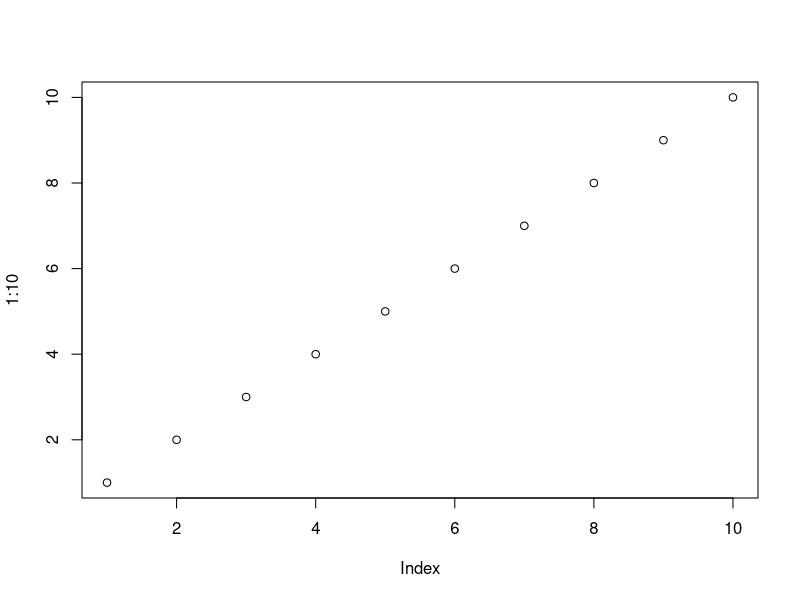
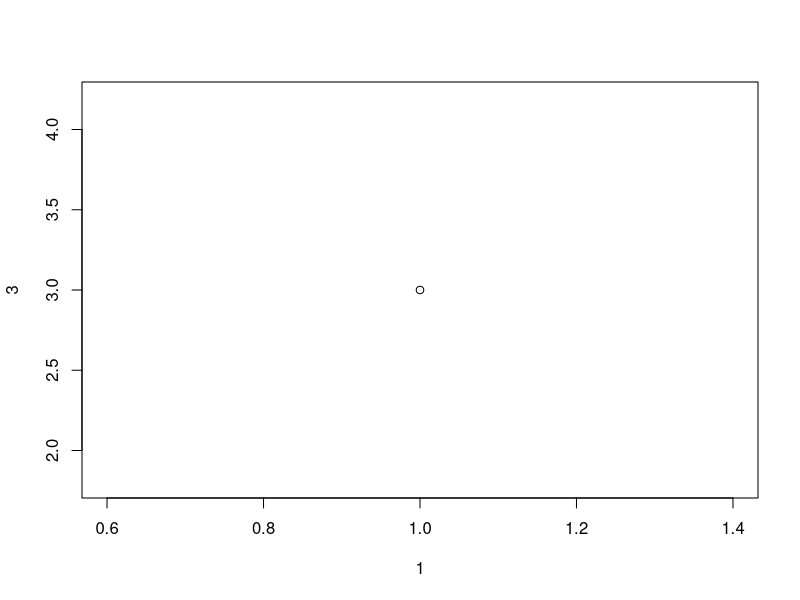
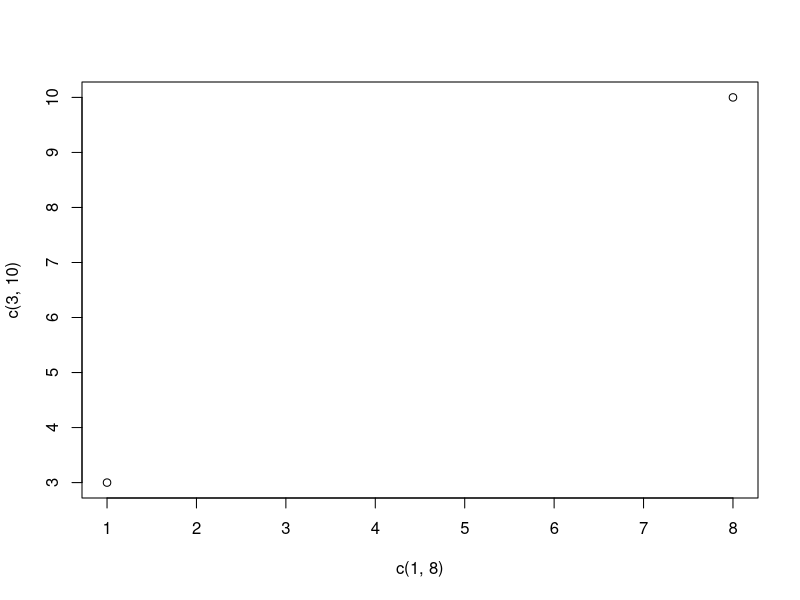
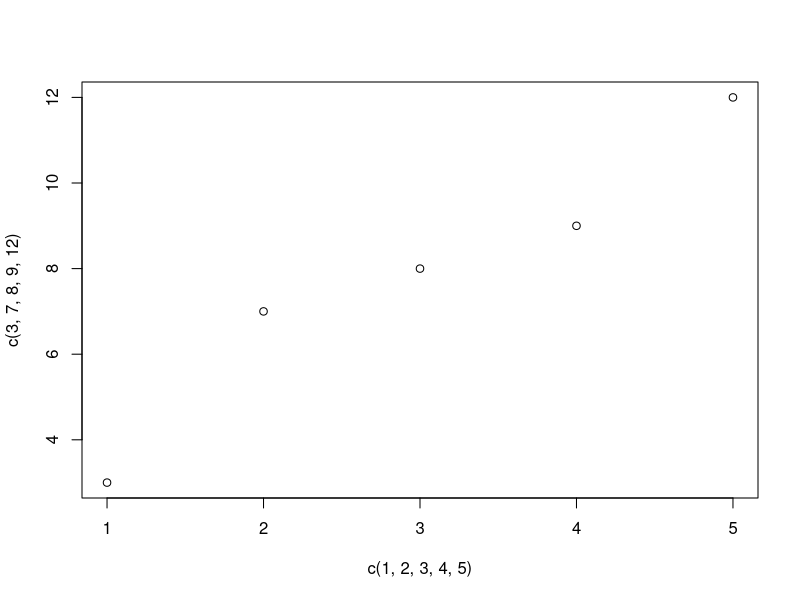
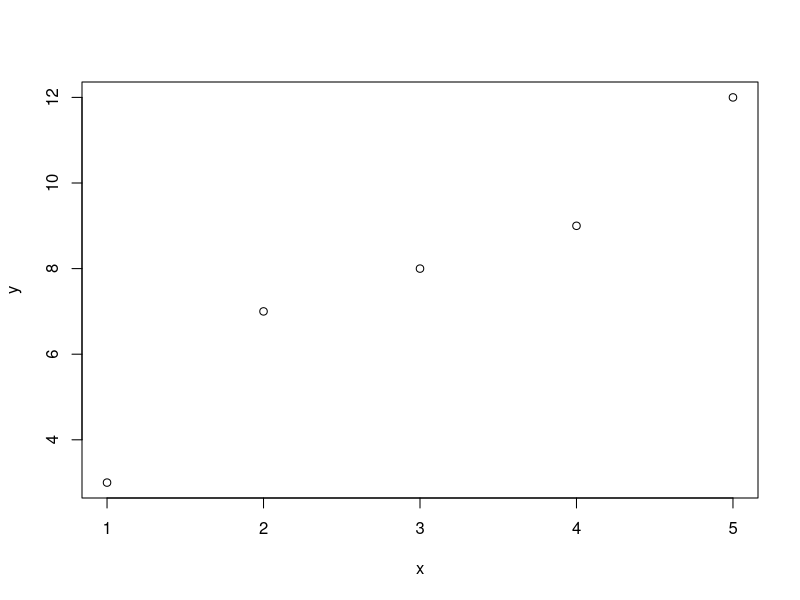
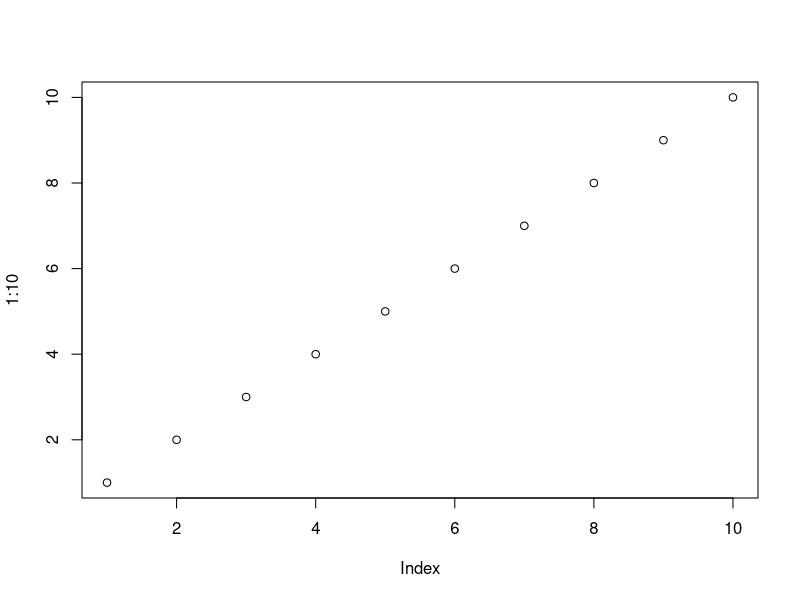
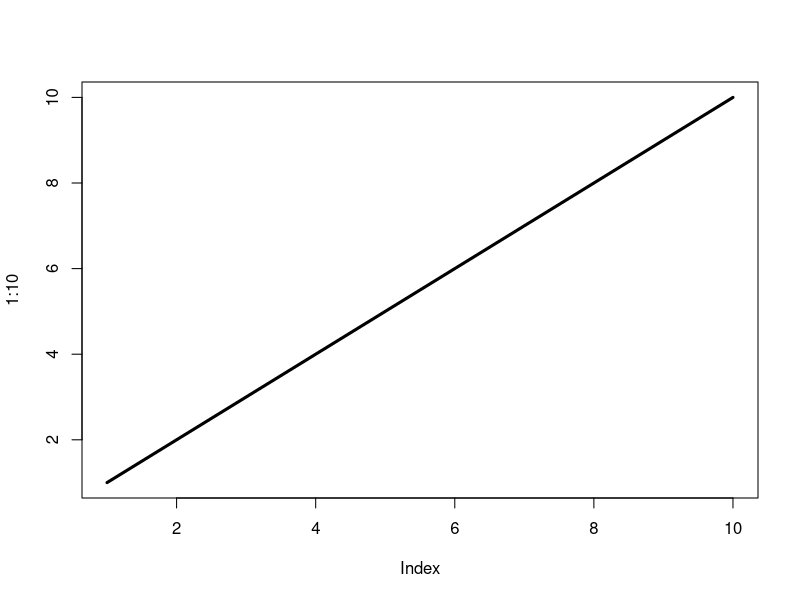
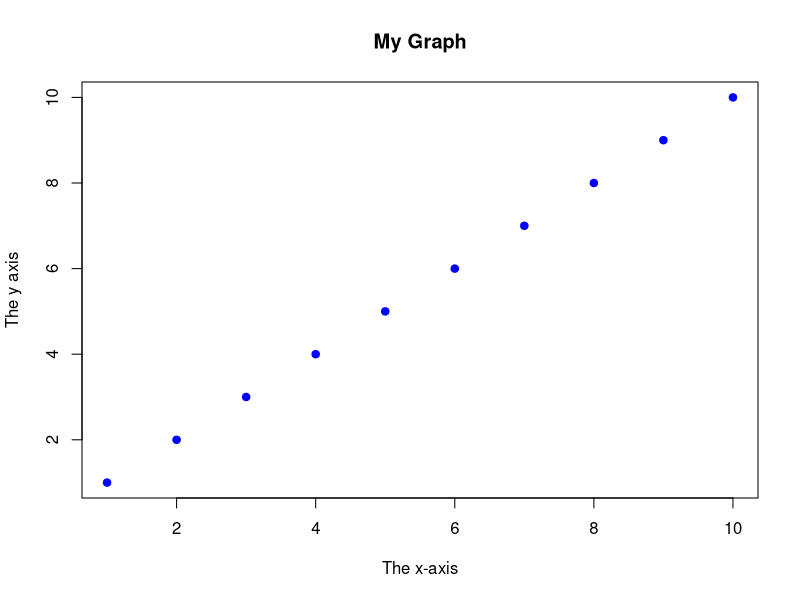

Source code (R) for these figures, in order:
"Hello World!" # output text
5 + 5 #output numbers without quotes, simple calculations

plot(1:10)

# print() exist and you can use it in the functions
for (x in 1:10) {
    print(x)
}

# Variable
name <- "John"
age <- 21
name 
age

# Concat Element
paste("My name is", name, "and I am", age, "years old.")
paste(name, age)

# Same value tow multiple variables
a <- b <- c <- 10
a
b
c

# Data types
x <- 10L # integer
class(x) # check data type
y <- 3.14 # numeric
z <- TRUE # logical
complex <- 2 + 3i # complex number, i as imaginary unit
char <- "R Language" # character

# Type Conversion
a <- as.numeric(x)
b <- as.integer(y)

# build in math functions
# max, min, sqrt, abs, log, exp, round, ceiling, floor
# nchar(string) - count number of characters in a string
# grepl() - search for pattern in a string

# R arithmetic operators
# +, -, *, /, ^, %/%, %%, etc.
# R Comparison operators
# <, >, <=, >=, ==, !=
# R Logical operators
# & , &&, |, ||, !

# Nested If statements
 x <- 41

if (x > 10) {
  print("Above ten")
  if (x > 20) {
    print("and also above 20!")
  } else {
    print("but not above 20.")
  }
} else {
  print("below 10.")
} 

# While Loop
i <- 1
while (i <= 5) {
    print(i)
    i <- i + 1
    if (i == 3) {
        break
    }
    if (i == 1)
        next
}

# For Loop
fruits <- list("apple", "banana", "cherry")

for (x in fruits) {
  print(x)
} 

# Functions
my_function <- function(param1, param2) {
    result <- param1 + param2
    return(result)
}
my_function(5, 10)

# Data Structures
# Vectors
vec <- c(1, 2, 3, 4, 5)
# List
my_list <- list(name="John", age=30, city="New York")
# Matrix
my_matrix <- matrix(1:9, nrow=3, ncol=3)
# Arrays
my_array <- array(1:12, dim=c(3,4)) #dimensions 3x4
# Data Frames
my_data_frame <- data.frame(
    Name = c("John", "Jane", "Doe"),
    Age = c(28, 34, 29),
    City = c("New York", "Los Angeles", "Chicago")
)
# Vector Length
length(vec)
# Sort Vectors
sort(vec, decreasing=TRUE)

# Accessing List Elements
fruits <- c("apple", "banana", "cherry")
fruits[1] # first element
fruits[c(1,3)] # first and third elements
fruits[c(-1)] # all except first element
fruits[1] <- "orange" # modify first elements

# Plotting
plot(1,3)
plot(c(1,8), c(3,10)) 
plot(c(1, 2, 3, 4, 5), c(3, 7, 8, 9, 12)) 

x <- c(1, 2, 3, 4, 5)
y <- c(3, 7, 8, 9, 12)
plot(x, y) 

plot(1:10)
plot(1:10, type="l", lwd=3, )  

plot(1:10, main="My Graph", xlab="The x-axis", ylab="The y axis", col="blue", pch=19) 

line1 <- c(1, 3, 5, 7, 9)
line2 <- c(2, 4, 6, 8, 10)
plot(line1, type="l", col="red", lwd=2)
lines(line2, type="l", col="blue", lwd=2)

# Scatter Plot
x <- c(5,7,8,7,2,2,9,4,11,12,9,6)  
y <- c(99,86,87,88,111,103,87,94,78,77,85,86)
plot(x, y) 

# Compare plot
# day one, the age and speed of 12 cars:
x1 <- c(5,7,8,7,2,2,9,4,11,12,9,6)
y1 <- c(99,86,87,88,111,103,87,94,78,77,85,86)

# day two, the age and speed of 15 cars:
x2 <- c(2,2,8,1,15,8,12,9,7,3,11,4,7,14,12)
y2 <- c(100,105,84,105,90,99,90,95,94,100,79,112,91,80,85)

plot(x1, y1, main="Observation of Cars", xlab="Car age", ylab="Car speed", col="red", cex=2)
points(x2, y2, col="blue", cex=2) 

# Pie
x <- c(10, 20, 30, 40)
mylabels <- c("Apple", "Banana", "Cherry", "Date")
pie(x, labels = mylabels, main="My Pie Chart")

# Legends
mylabel <- c("Apple", "Banana", "Cherry", "Date")
colors <- c("red", "yellow", "pink", "brown")
pie(x, labels = mylabel, col=colors, main="My Pie Chart with Legend")
legend("bottomright", mylabel, fill=colors)

# Bar Charts
x <- c("A", "B", "C", "D")
y <- c(10, 20, 15, 25)
barplot(y, names.arg=x, horiz=TRUE)

# Data Set
mtcars
?mtcars

# Dimension
Data_Cars <- mtcars
dim(Data_Cars)
names(Data_Cars)

# Row name
rownames(Data_Cars)

# Print variable Values
Data_Cars$cyl
sort(Data_Cars$cyl) # Sort
summary(Data_Cars)
mean(Data_Cars$mpg) # Mean
median(Data_Cars$mpg) # Median
mode(Data_Cars$mpg) # Mode
var(Data_Cars$mpg) # Variance
sd(Data_Cars$mpg) # Standard Deviation
range(Data_Cars$mpg) # Range
min(Data_Cars$mpg) # Minimum
max(Data_Cars$mpg) # Maximum
quantile(Data_Cars$mpg) # Quantile


